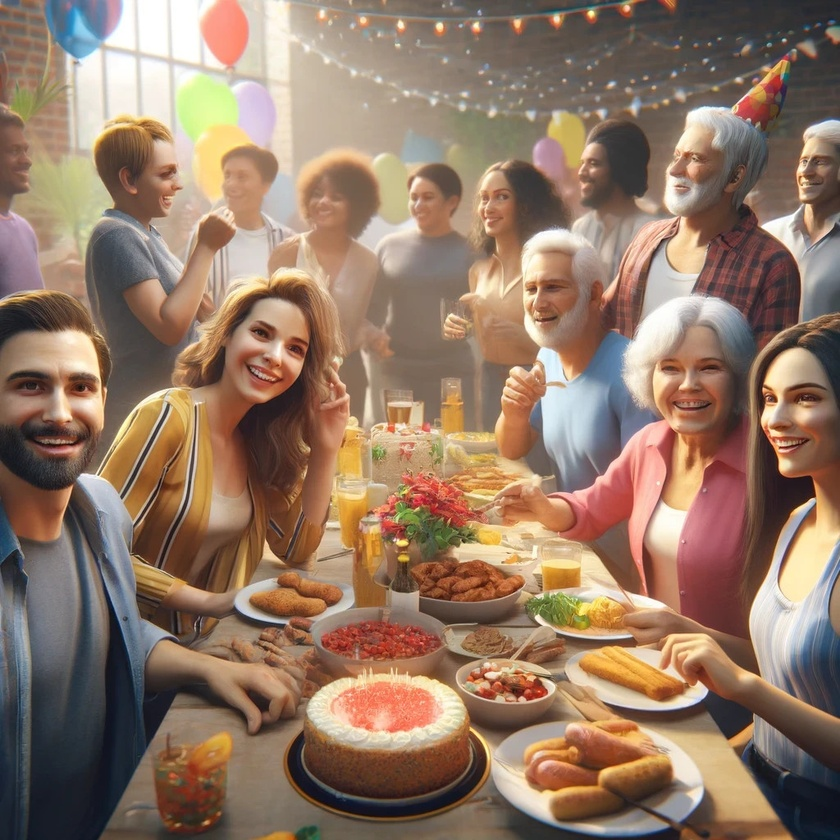
#> input picture University_Work/Group-Work/OpenCV/05b_CV_Intro_Ex/05b_CV_Intro_Ex/img/Fest_gemischt.jpg, 840 x 840 px, shrunk from 1024 x 1024 before the run
$ jupyter execute 05b_CV_Intro_Ex.ipynb   (shell and % lines are left out)
#> lines starting #> are read from the running program, lines starting #| are printed output that depends on the picture; after the words box and inside, x2 and y2 are one past the last pixel; in counts of white or black regions, pixels touching at a corner belong together
# Introduction to Computer Vision - Exercise
---
We will once more use DALL-E generated images, starting with the one we already saw in the lecture material. Instructions for the individual tasks are given in <span style="color:blue">blue</span> color.

---
<div style="font-size: 20px">
  Group:
  <br>
  Homework H
  <br>
  Created by: Muazzam Bin Aqeel---(Matrikel-Nr. 3139776) & Wesley dos santos Barisch(Matrikel-Nr. ---------)
</div>

## Overview
  - [Grayscale Conversion](#Grayscale-Conversion)
  - [Corner detection](#Corner-detection)
- [Object detection](#Object-detection)
  - [Comparing face detectors](#Comparing-face-detectors)
  - [Comparing upper body detectors](#Comparing-upper-body-detectors)
  - [Critical assessment of detectors](#Critical-assessment-of-detectors)

---

[cell 1]
# These imports let you use opencv
import cv2 #opencv itself
import numpy as np # matrix manipulations

#the following are to do with this interactive notebook code
from matplotlib import pyplot as plt # this lets you draw inline pictures in the notebooks
# default size of figures
plt.rcParams['figure.figsize'] = [6, 6]

# we will use imgstr, which makes it easy to use different images
imgstr = 'img/fabel.jpg'

### Grayscale Conversion

We have seen that while we can do the necessary color conversions by hand, there are also built-in OpenCV functions to achieve this. Let us now do both for grayscale.

<div style="color:blue">Let's get started with a little conversion task.</div>

1. <div style="color:blue">Read the input image and obtain the individual channels.</div>
1. <div style="color:blue">Manually create a grayscale image based on the channels.</div>
1. <div style="color:blue">Use the built-in OpenCV funtion to produce a second grayscale image.</div>
1. <div style="color:blue">Display the images side by side, saying which is which.</div>
1. <div style="color:blue">Optionally also display the difference map between the two grascale images.</div>

**Hints**:
* Check the formula for color conversions [here](https://docs.opencv.org/4.9.0/de/d25/imgproc_color_conversions.html) for the manual part.
* If you do the optional part, investigate a bit further to get an explanation for what you see.

[cell 2]
# Your solution goes here: (if you need more code/markdown cells, feel free to insert them as you see fit)

import cv2
import numpy as np
import matplotlib.pyplot as plt

def display_grayscale_comparisons(image_path):
    # Loading the image
#> called with image_path = 'img/Fest_gemischt.jpg'
    img = cv2.imread(image_path)
#> img is the input picture: shape (840, 840, 3); mean B, G, R 102.2, 120.8, 147
    img = cv2.cvtColor(img, cv2.COLOR_BGR2RGB)  # Converting from BGR to RGB
    R, G, B = cv2.split(img)
    grayscale_manual = 0.2989 * R + 0.5870 * G + 0.1140 * B
    grayscale_manual = grayscale_manual.astype(np.uint8)
    grayscale_cv = cv2.cvtColor(img, cv2.COLOR_RGB2GRAY)
    plt.figure(figsize=(12, 6))
    plt.subplot(1, 3, 1)
    plt.imshow(grayscale_manual, cmap='gray')
    plt.title('Manual Grayscale')
    plt.axis('off')

    plt.subplot(1, 3, 2)
    plt.imshow(grayscale_cv, cmap='gray')
    plt.title('OpenCV Grayscale')
    plt.axis('off')

    # Optional: Display the difference map between the two grayscale images
    difference = cv2.absdiff(grayscale_manual, grayscale_cv)
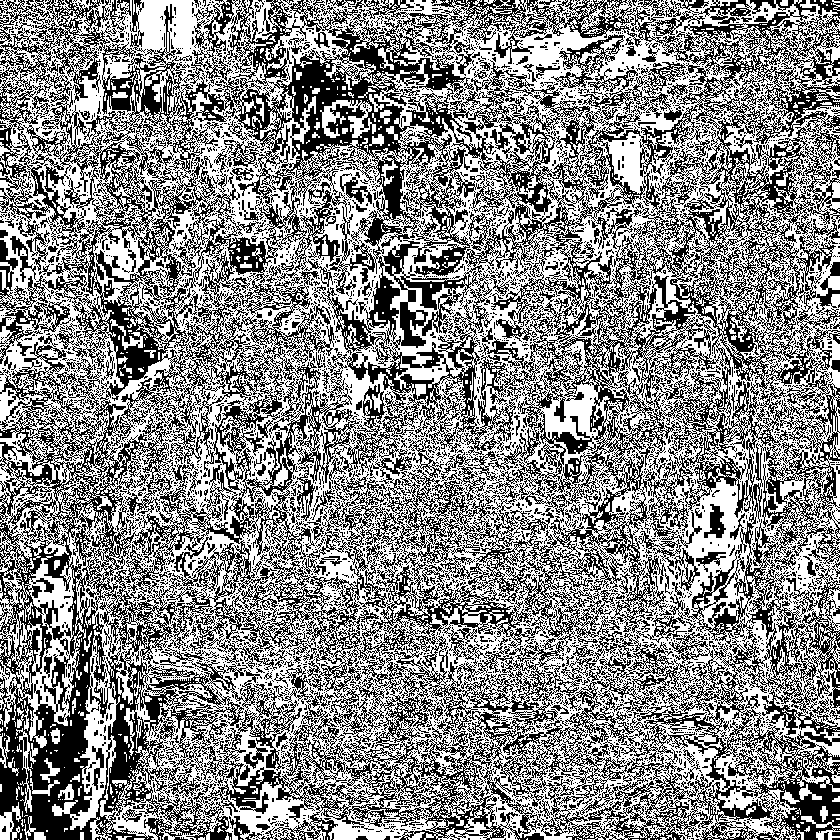
#> difference: shape (840, 840); values 0 (black) and 1 (white), 53.6% white; black in thin lines or dots
    plt.subplot(1, 3, 3)
    plt.imshow(difference, cmap='gray')
    plt.title('Difference Map')
    plt.axis('off')

    plt.show()

display_grayscale_comparisons('img/Fest_gemischt.jpg')
display_grayscale_comparisons('img/Personen_im_Park.jpg')
#> call 2 of display_grayscale_comparisons, with image_path = 'img/Personen_im_Park.jpg'
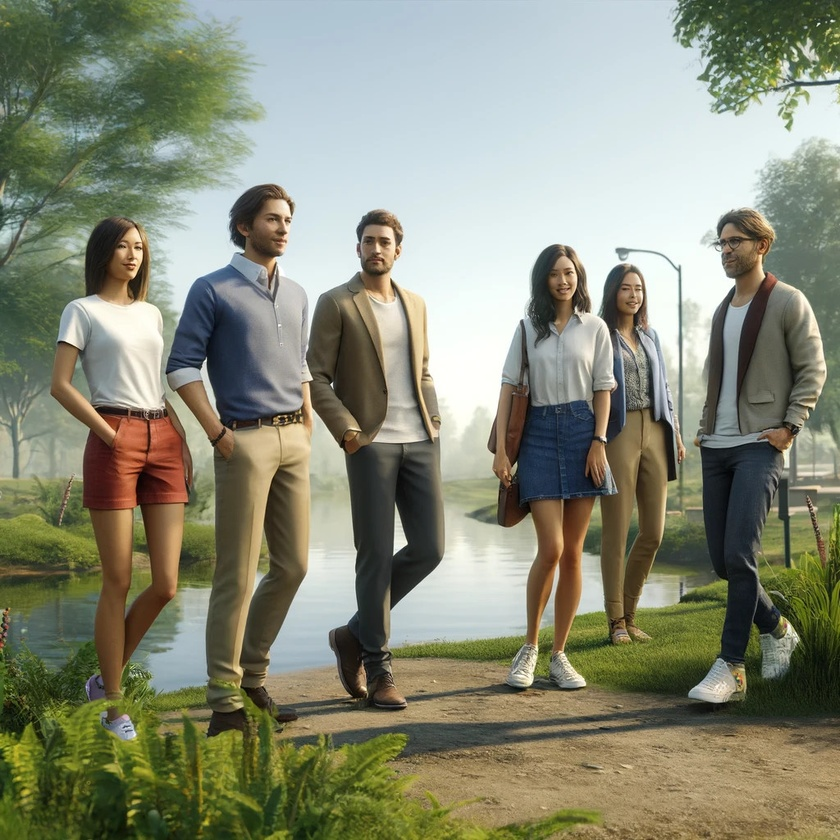
#> input picture University_Work/Group-Work/OpenCV/05b_CV_Intro_Ex/05b_CV_Intro_Ex/img/Personen_im_Park.jpg, 840 x 840 px, shrunk from 1024 x 1024 before the run
#> in display_grayscale_comparisons, img is the input picture: shape (840, 840, 3); mean B, G, R 118.5, 138.5, 135.5
#> in display_grayscale_comparisons (call 2), `difference = cv2.absdiff(grayscale_manual, grayscale_cv)`: difference: shape (840, 840); values 0 (black) and 1 (white), 51.6% white; 2838 black regions (2624 under 20 px), largest, box (x1, y1, x2, y2) and area: (0, 0, 840, 840) 310161, (264, 0, 556, 152) 8713, (431, 332, 496, 358) 759

### Corner detection
In the lecture material, we already tried the Harris corner detector.  Here, you should try out a different one and compare the two.

* <div style="color:blue">Use Shi-Tomasi corner detection to find corners in our input image. Compare the result to what the Harris detector finds. Which one do you prefer (and why)?</div>

**Hint:** You can find an example in the [OpenCV tutorials](https://docs.opencv.org/4.9.0/db/d27/tutorial_py_table_of_contents_feature2d.html). Be aware, however, that we want to show the corner points on a color image.

[cell 3]
# Your solution goes here:
image_path = 'img/Fest_gemischt.jpg'
img = cv2.imread(image_path)
gray = cv2.cvtColor(img, cv2.COLOR_BGR2GRAY)
    # Harris Corner Detection
harris_corners = cv2.cornerHarris(gray, 2, 3, 0.04)
harris_corners = cv2.dilate(harris_corners, None)
    # Creating an image copy to show Harris corners in red
harris_img = img.copy()
harris_img[harris_corners > 0.01 * harris_corners.max()] = [255, 0, 0]
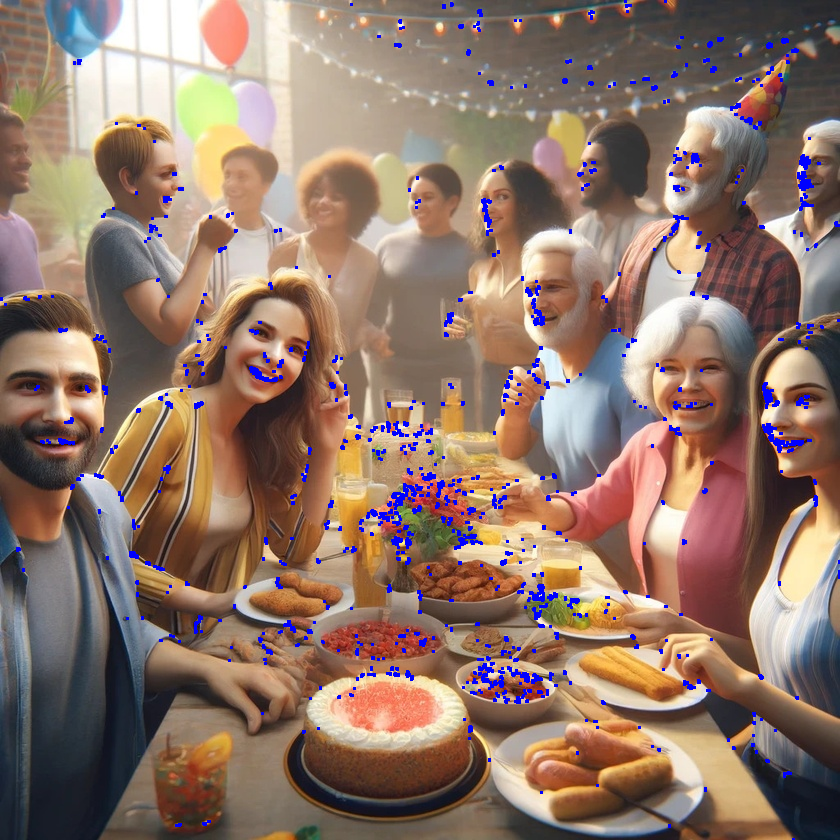
#> harris_img: shape (840, 840, 3); 2.18% of pixels changed, all inside (x1, y1, x2, y2) = (0, 0, 840, 840)
    # Shi-Tomasi Corner Detection
corners = cv2.goodFeaturesToTrack(gray, 100, 0.01, 10)
#> corners = 100 rows, first 8: [763, 388], [535, 677], [698, 681], [195, 405], [485, 674], [394, 540], [98, 475], [121, 498]
corners = np.intp(corners) # Convert to integers
    # Creating an image copy to show Shi-Tomasi corners in yellow
shi_tomasi_img = img.copy()
for i in corners:
    x, y = i.ravel()
    cv2.circle(shi_tomasi_img, (x, y), 3, (255, 255, 0), -1)
#> this loop made 100 passes
#> (x, y) on passes 1 to 12: (763, 388), (535, 677), (698, 681), (195, 405), (485, 674), (394, 540), (98, 475), (121, 498), (776, 401), (538, 614), (779, 447), (461, 543)
#> shi_tomasi_img: shape (840, 840, 3); 0.41% of pixels changed, all inside (x1, y1, x2, y2) = (68, 7, 818, 731)
    # Plotting
plt.figure(figsize=(12, 6))
plt.subplot(121)
plt.imshow(cv2.cvtColor(harris_img, cv2.COLOR_BGR2RGB))
plt.title('Harris Corners')
plt.axis('off')

plt.subplot(122)
plt.imshow(cv2.cvtColor(shi_tomasi_img, cv2.COLOR_BGR2RGB))
plt.title('Shi-Tomasi Corners')
plt.axis('off')

plt.show()

*Your answer goes here:*

## Object detection

You will be working with two more images generated by DALL-E - one of people at a party and one of people standing by a lake in a park.

<div>

&nbsp;&nbsp;&nbsp;&nbsp;&nbsp;

</div>

Your task will be to try out different Haar cascades, which you will have to find first.

* <div style="color:blue">Find sources for Haar cascades to be used with opencv <b>and</b> provide the links for these.</div>

*Your links go here:*

https://github.com/opencv/opencv/blob/master/data/haarcascades/haarcascade_frontalface_default.xml
https://github.com/opencv/opencv/blob/master/data/haarcascades/haarcascade_frontalface_alt.xml
https://github.com/opencv/opencv/blob/master/data/haarcascades/haarcascade_frontalface_alt2.xml
https://github.com/opencv/opencv/blob/master/data/haarcascades/haarcascade_frontalface_alt_tree.xml

### Comparing face detectors

Your task is to compare the default face detector to an alternative one and to interpret the results.
* <div style="color:blue">Start by loading the image of people at a party from which you should create a grayscale version and display both side by side</div>
* <div style="color:blue">Use the default face detector as well as an alternative one and compare the results both visually as well as through an assessment.</div>

[cell 4]
# Your solution goes here: (if you need more code/markdown cells, feel free to insert them as you see fit)
image_path = 'img/Fest_gemischt.jpg'
image = cv2.imread(image_path)
gray_image = cv2.cvtColor(image, cv2.COLOR_BGR2GRAY)
#Original Image
plt.figure(figsize=(10, 5))
plt.subplot(1, 2, 1)
plt.imshow(cv2.cvtColor(image, cv2.COLOR_BGR2RGB))
plt.title('Original Image')
plt.axis('off')
#Grayscale Image
plt.subplot(1, 2, 2)
plt.imshow(gray_image, cmap='gray')
plt.title('Grayscale Image')
plt.axis('off')
plt.show()

#Default face dectector
face_box_color = (255, 0, 0)
face_cascade = cv2.CascadeClassifier('models/haarcascade_frontalface_default.xml')
test_image = cv2.imread(image_path)
people_gray = cv2.cvtColor(test_image, cv2.COLOR_BGR2GRAY)
faces = face_cascade.detectMultiScale(people_gray, 1.3, 5)
#> faces = [[462, 174, 59, 59], [511, 266, 59, 59], [637, 329, 101, 101], [739, 365, 87, 87], [4, 344, 116, 116]]
for (x, y, w, h) in faces:
    cv2.rectangle(test_image, (x, y), (x+w, y+h), face_box_color, 2)
#> this loop made 5 passes
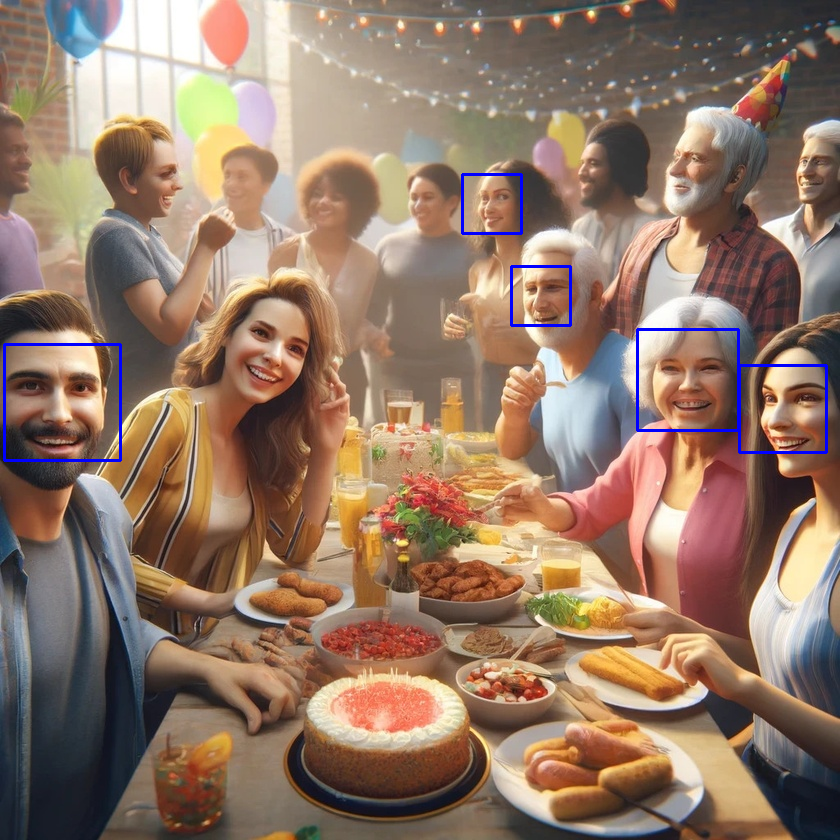
#> test_image: shape (840, 840, 3); 0.7% of pixels changed, all inside (x1, y1, x2, y2) = (3, 173, 828, 462)
plt.figure(figsize=(10, 5))
plt.subplot(1, 2, 1)
plt.title('Haarcascade_Frontalface_Default')
plt.axis('off')
plt.imshow(cv2.cvtColor(test_image, cv2.COLOR_BGR2RGB));

#Alternative face detector
face_cascade = cv2.CascadeClassifier('models/haarcascade_frontalface_alt.xml')
test_image = cv2.imread(image_path)
gray_image = cv2.cvtColor(test_image, cv2.COLOR_BGR2GRAY)
faces = face_cascade.detectMultiScale(gray_image, scaleFactor=1.1, minNeighbors=5, minSize=(30, 30), flags=cv2.CASCADE_SCALE_IMAGE)
#> faces = [[399, 180, 46, 46], [210, 154, 53, 53], [462, 174, 57, 57], [513, 266, 58, 58], [611, 342, 65, 65], [741, 365, 87, 87], [643, 331, 93, 93], [4, 344, 114, 114]]
for (x, y, w, h) in faces:
    cv2.rectangle(test_image, (x, y), (x+w, y+h), (0, 255, 0), 2)
#> this loop made 8 passes
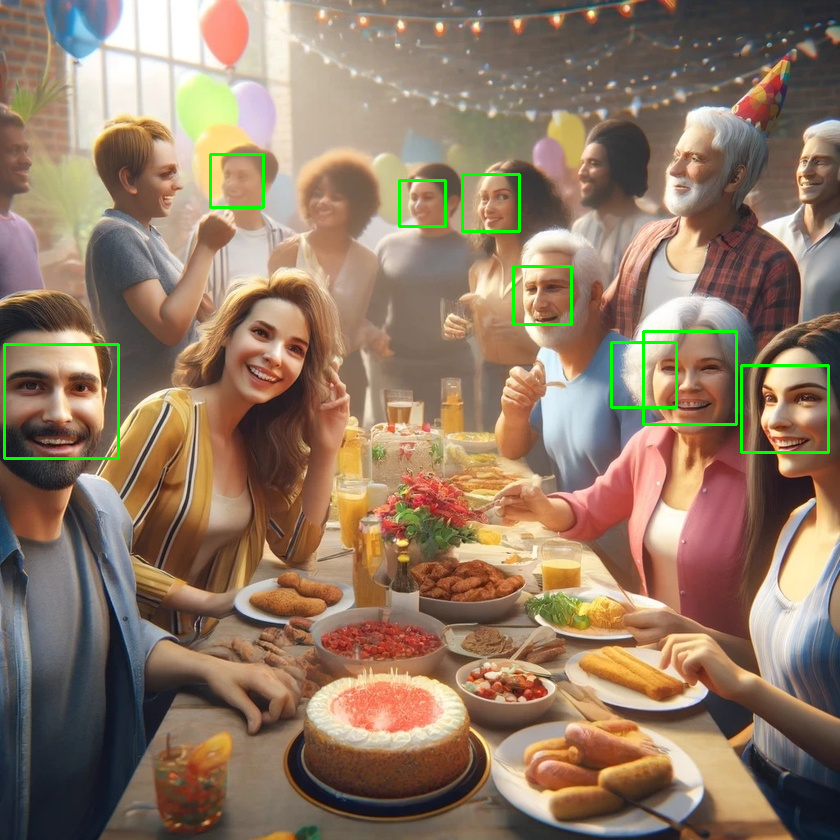
#> test_image: shape (840, 840, 3); 0.97% of pixels changed, all inside (x1, y1, x2, y2) = (3, 153, 830, 460)
plt.subplot(1, 2, 2)
plt.imshow(cv2.cvtColor(test_image, cv2.COLOR_BGR2RGB))
plt.title('Haarcascade_Frontalface_Alt')
plt.axis('off')
plt.show();
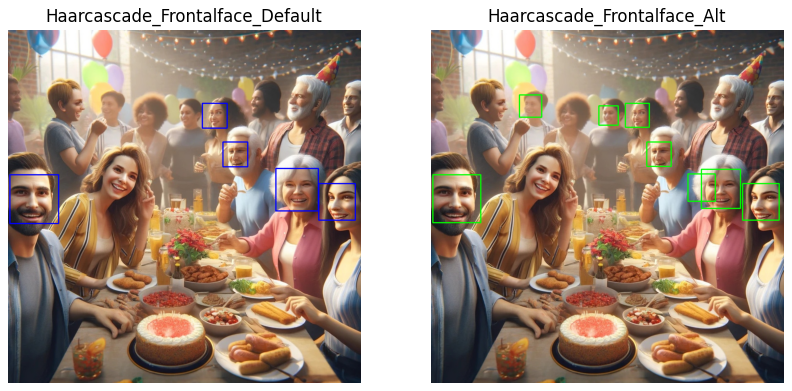
#> figure drawn by matplotlib, 2 panels

*Your assessment goes here:*

### Comparing upper body detectors

Your task is to compare the default face detector to an alternative one and to interpret the results.
* <div style="color:blue">Start by loading the image of people at a lake in the park from which you should create a grayscale version and display both side by side</div>
* <div style="color:blue">Use the default upper body detector as well as an alternative one and compare the results both visually as well as through an assessment.</div>

**Hint:** it might take you some time to find an alternative Haar cascade for the upper body, but it might be well worth it (it might make sense to include "Modesto Castrillon-Santana" or "mcs" in your respective searches).

[cell 5]
# Your solution goes here: (if you need more code/markdown cells, feel free to insert them as you see fit)
upper_body_cascade = cv2.CascadeClassifier('models/haarcascade_upperbody.xml')
image_path = 'img/Personen_im_Park.jpg'
image = cv2.imread(image_path)
gray_image = cv2.cvtColor(image, cv2.COLOR_BGR2GRAY)
upper_bodies = upper_body_cascade.detectMultiScale(
    gray_image,
    scaleFactor=1.1,
    minNeighbors=5,
    minSize=(30, 30),
    flags=cv2.CASCADE_SCALE_IMAGE
)
#> upper_bodies = [[591, 233, 62, 50]]
for (x, y, w, h) in upper_bodies:
    cv2.rectangle(image, (x, y), (x+w, y+h), (0, 255, 0), 2)  # Using green rectangle for visualization
#> this loop made 1 pass
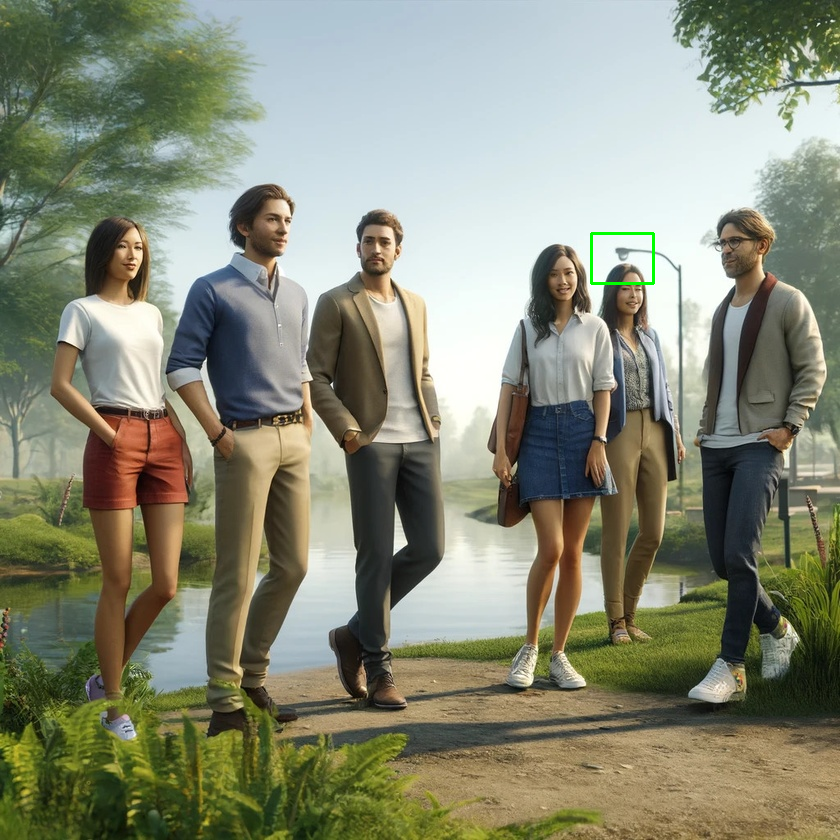
#> image: shape (840, 840, 3); 0.09% of pixels changed, all inside (x1, y1, x2, y2) = (590, 232, 655, 285)
plt.imshow(cv2.cvtColor(image, cv2.COLOR_BGR2RGB))
plt.axis('off')
plt.show();
